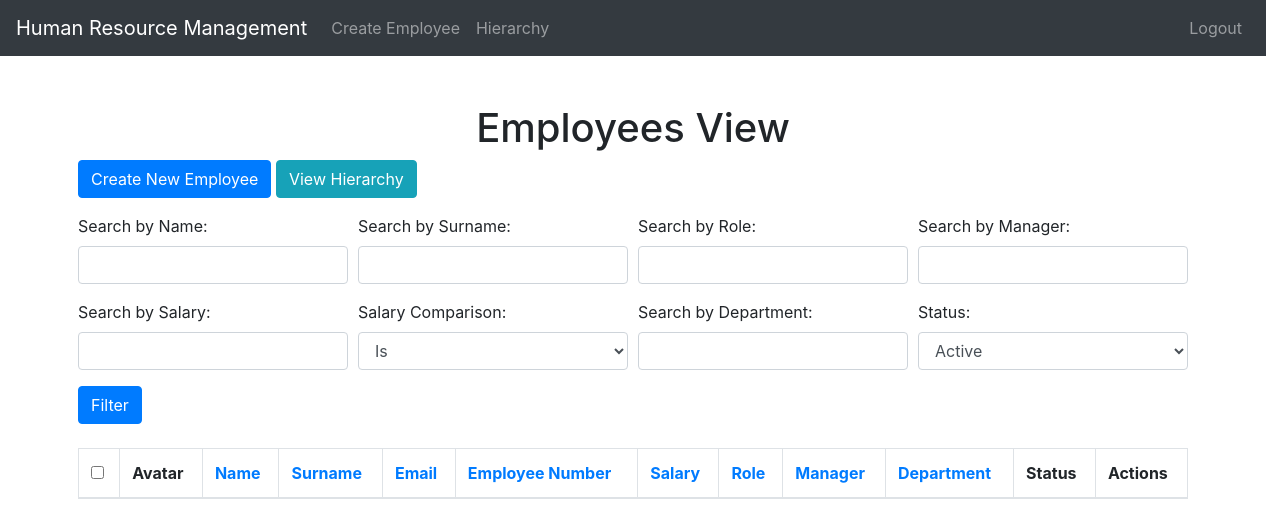
/employees/ (signed in), run on an earlier commit of the app's database.
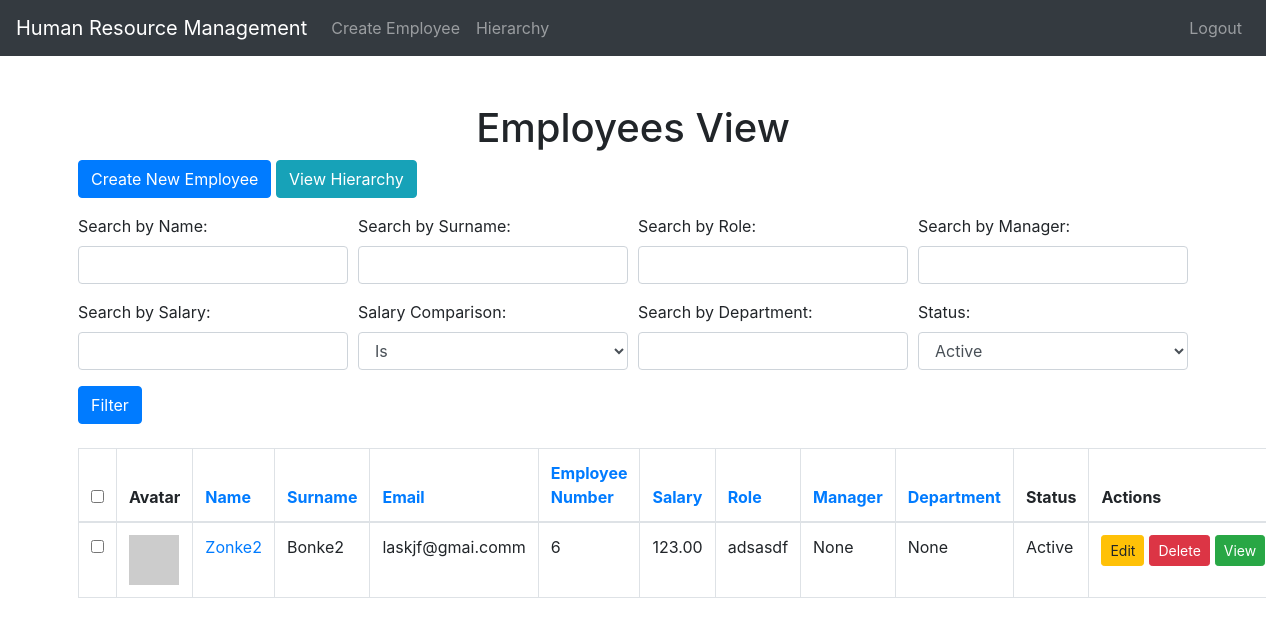
And on a later commit of the database.
### employees/models.py (models this page shows, shortened)
class Employee(models.Model):
    GENDER_CHOICES = (
        ('M', 'Male'),
        ('F', 'Female'),
        ('O', 'Other'),
    )
    name = models.CharField(max_length=100)
    surname = models.CharField(max_length=100)
    email = models.EmailField(unique=True)
    birth_date = models.DateField()
    employee_number = models.IntegerField(unique=True)
    salary = models.DecimalField(max_digits=10, decimal_places=2)
    role = models.CharField(max_length=100)
    manager = models.ForeignKey('self', on_delete=models.SET_NULL, null=True, blank=True, related_name='subordinates')
    gender = models.CharField(max_length=1, choices=GENDER_CHOICES, default='O')
    department = models.ForeignKey(Department, on_delete=models.SET_NULL, null=True, blank=True)  # Added here
    is_active = models.BooleanField(default=True)
    def get_gravatar_url(self):
        email = self.email.strip().lower()
        gravatar_hash = hashlib.sha256(email.encode('utf-8')).hexdigest()
        return f"https://www.gravatar.com/avatar/{gravatar_hash}"
    class Meta:
        ordering = ['surname', 'name']

### employees/views.py (the view, shortened to what this page needs)
# urls.py: path('', views.employee_list, name='employee_list'),
@login_required
def employee_list(request):
    employees = Employee.objects.all()
    sort_by = request.GET.get('sort_by', 'surname')
    employees = employees.order_by(sort_by)
    search_name = request.GET.get('search_name', '')
    search_surname = request.GET.get('search_surname', '')
    search_employee_number = request.GET.get('search_employee_number', '')
    search_salary = request.GET.get('search_salary', '')
    salary_filter = request.GET.get('salary_filter', '')
    search_role = request.GET.get('search_role', '')
    search_manager = request.GET.get('search_manager', '')
    search_department = request.GET.get('search_department', '')
    status_filter = request.GET.get('status_filter', 'active')
    if status_filter == 'active':
        employees = employees.filter(is_active=True)
    elif status_filter == 'inactive':
        employees = employees.filter(is_active=False)
    if search_department:
        employees = employees.filter(department__name__icontains=search_department)
    if search_name:
        employees = employees.filter(name__icontains=search_name)
    if search_surname:
        employees = employees.filter(surname__icontains=search_surname)
    if search_employee_number:
        employees = employees.filter(employee_number__icontains=search_employee_number)
    if search_role:
        employees = employees.filter(role__icontains=search_role)
    if search_manager:
        employees = employees.filter(manager__name__icontains=search_manager)
    return render(request, 'employees/employee_list.html', {
        'employees': employees,
        'search_department': search_department,
        'search_name': search_name,
        'search_surname': search_surname,
        'search_employee_number': search_employee_number,
        'search_salary': search_salary,
        'salary_filter': salary_filter,
        'search_role': search_role,
        'search_manager': search_manager,
        'sort_by': sort_by,
        'status_filter': status_filter,
    })

### employees/templates/employees/employee_list.html (shortened to what the changed rows need)
<!DOCTYPE html>
<html lang="en">
<head>
    <link rel="stylesheet" href="https://maxcdn.bootstrapcdn.com/bootstrap/4.5.2/css/bootstrap.min.css">
</head>
<body>
<div class="container mt-5">
    <h1 class="text-center">Employees View</h1>
    <table class="table table-bordered">
        <thead>
            <tr>
                <th><input type="checkbox" id="select-all"></th>
                <th>Avatar</th>
                <th><a href="?sort_by=name">Name</a></th>
                <th><a href="?sort_by=surname">Surname</a></th>
                <th><a href="?sort_by=email">Email</a></th>
                <th><a href="?sort_by=employee_number">Employee Number</a></th>
                <th><a href="?sort_by=salary">Salary</a></th>
                <th><a href="?sort_by=role">Role</a></th>
                <th><a href="?sort_by=manager">Manager</a></th>
                <th><a href="?sort_by=department__name">Department</a></th>
                <th>Status</th>
                <th>Actions</th>
            </tr>
        </thead>
        <form id="bulk-delete-form" method="post" action="{% url 'bulk_delete_employees' %}">
            <tbody>
                {% for employee in employees %}
                <tr>
                    <td><input type="checkbox" name="employee_ids" value="{{ employee.id }}"></td>
                    <td><img src="{{ employee.get_gravatar_url }}" alt="Gravatar" class="img-fluid" width="50" height="50"></td>
                    <td><a href="{% url 'employee_detail' employee.pk %}">{{ employee.name }}</a></td>
                    <td>{{ employee.surname }}</td>
                    <td>{{ employee.email }}</td>
                    <td>{{ employee.employee_number }}</td>
                    <td>{{ employee.salary }}</td>
                    <td>{{ employee.role }}</td>
                    <td>{% if employee.manager %}{{ employee.manager.name }}{% else %}None{% endif %}</td>
                    <td>{% if employee.department %}{{ employee.department.name }}{% else %}None{% endif %}</td>
                    <td>{% if employee.is_active %}Active{% else %}Inactive{% endif %}</td>
                    <td class="actions-cell">
                        <div class="actions-btn-group">
                            <a href="{% url 'edit_employee' employee.pk %}" class="btn btn-warning btn-sm">Edit</a>
                            <a href="{% url 'delete_employee' employee.pk %}" class="btn btn-danger btn-sm">Delete</a>
                            <a href="{% url 'employee_detail' employee.pk %}" class="btn btn-success btn-sm">View</a>
                        </div>
                    </td>
                </tr>
                {% endfor %}
            </tbody>
        </form>
    </table>
</div>
</body>
</html>

What changed in the data, as far as the page shows it:
now on this page (row edited): Employee: name "Zonke2", surname "Bonke2", email "laskjf@gmai.comm", employee_number "6", salary "123.00", role "adsasdf", shows "None", is_active "Active"
